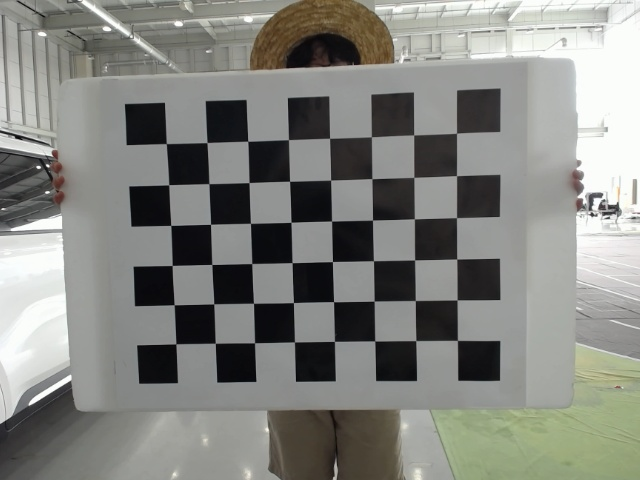
#> input picture src/checkerboard_jpg/1691135173.0809655photo.jpg, 640 x 480 px; its folder holds only this picture in this run
$ python cam_cali.py
#> lines starting #> are read from the running program, lines starting #| are printed output that depends on the picture; after the words box and inside, x2 and y2 are one past the last pixel; in counts of white or black regions, pixels touching at a corner belong together; long printed decimals are rounded
#!/usr/bin/env python
# -- coding: utf-8 --

import numpy as np
import cv2
from pathlib import Path
import os
import glob


class CameraCali(object):
    def __init__(self):
        criteria = (cv2.TERM_CRITERIA_EPS +
                    cv2.TERM_CRITERIA_MAX_ITER, 30, 0.001)
        wc = 8  # the number of horizontal checkerboard patterns - 1
        hc = 6  # the number of vertical checkerboard patterns - 1
        objp = np.zeros((wc * hc, 3), np.float32)
        objp[:, :2] = np.mgrid[0:wc, 0:hc].T.reshape(-1, 2)

        objpoints = []
        imgpoints = []

        # import images in directory
        images = glob.glob(os.path.dirname(__file__) +
                           '/checkerboard_jpg/*.jpg')

        for frame in images:
            img = cv2.imread(frame)
#> img is the input picture: shape (480, 640, 3); mean B, G, R 127.9, 132.9, 131.9
            self.gray = cv2.cvtColor(
                img, cv2.COLOR_BGR2GRAY)  # change to gray scale
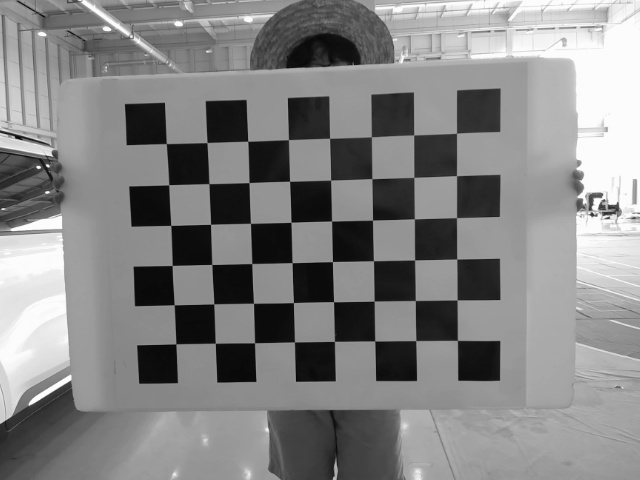
#> self.gray: shape (480, 640); min 3, max 255, mean 132

            # find the checkerboard
            ret, corners = cv2.findChessboardCorners(
                self.gray, (wc, hc), cv2.CALIB_CB_ADAPTIVE_THRESH + cv2.CALIB_CB_FAST_CHECK + cv2.CALIB_CB_NORMALIZE_IMAGE)  # 체스 보드 찾기
#> ret = True; corners = 48 rows, first 8: [166.3, 143.5], [207, 142.7], [247.8, 141.3], [288.2, 139.7], [329.6, 138.2], [371.1, 136.9], [413.9, 135.1], [456.7, 133.2]

            # if ret is False, please check your checkerboard (wc, hc)
            print(ret, end=' ')
#| True

            if ret == True:
                objpoints.append(objp)

                corners2 = cv2.cornerSubPix(
                    self.gray, corners, (10, 10), (-1, -1), criteria)
#> corners2 = 48 rows, first 8: [166.3, 143.6], [207, 142.6], [247.8, 141.3], [288.5, 139.7], [329.6, 138.3], [371.4, 136.8], [413.7, 134.9], [456.5, 133.2]
                imgpoints.append(corners2)

                # draw images using corner points
                img = cv2.drawChessboardCorners(img, (wc, hc), corners2, ret)
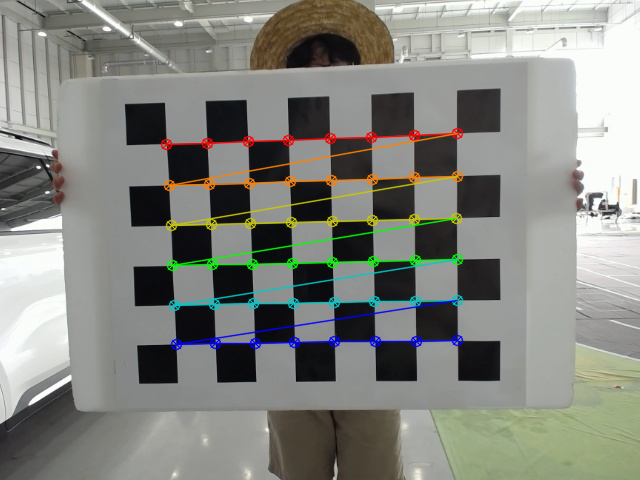
#> img: shape (480, 640, 3); 4.28% of pixels changed, all inside (x1, y1, x2, y2) = (160, 127, 464, 351)
                cv2.imshow('img', img)
                cv2.waitKey()

        ret, mtx, dist, rvecs, tvecs = cv2.calibrateCamera(
            objpoints, imgpoints, self.gray.shape[::-1], None, None)
#> ret = 0.15; mtx = [[91.44, 0, 372.4], [0, 89.89, 286.6], [0, 0, 1]]; dist = [[0.00422, -0.000645, 0.000716, 0.00158, 5.18e-05]]; rvecs = ([0.0128, 0.00955, -0.0186],); tvecs = ([-5.03, -3.54, 2.24],)

        # 2D-image coordination
        points_2D = np.array([
            (155, 330),
            (210, 280),
            (320, 280),
            (415, 280),
        ], dtype="double")

        # 3D-World coordinations correspond to 2D-image coordinations
        points_3D = np.array([
                            (-1.0732, -0.17268, 0),
                            (-1.6316, -0.17515, 0),
                            (-1.6426, 0.39314, 0),
                            (-1.6522, 0.68096, 0)
        ], dtype="double")

        self.cameraMatrix = mtx
#> self.cameraMatrix = [[91.44, 0, 372.4], [0, 89.89, 286.6], [0, 0, 1]]

        # distortion coeffiecient in camera matrix
        self.dist_coeffs = np.array([0, 0, 0, 0, 0])

        # using solvePnP to calculate R, t
        retval, rvec, tvec = cv2.solvePnP(points_3D, points_2D, self.cameraMatrix,
                                          self.dist_coeffs, rvec=None, tvec=None, useExtrinsicGuess=None, flags=None)
#> retval = True; rvec = [1.6, 0.391, -0.407]; tvec = [1.1, -0.0202, -0.4]

        self.rvec, _ = cv2.Rodrigues(rvec)
#> self.rvec = [[0.875, 0.483, -0.0255], [0.00554, -0.0628, -0.998], [-0.483, 0.874, -0.0577]]
        self.tvec = tvec
#> self.tvec = [1.1, -0.0202, -0.4]

        # express homogeneous coordinate
        self.intrisic = np.append(self.cameraMatrix, [[0, 0, 0]], axis=0)
#> self.intrisic = [[91.44, 0, 372.4], [0, 89.89, 286.6], [0, 0, 1], [0, 0, 0]]
        self.intrisic = np.append(self.intrisic, [[0], [0], [0], [1]], axis=1)
#> self.intrisic = [[91.44, 0, 372.4, 0], [0, 89.89, 286.6, 0], [0, 0, 1, 0], [0, 0, 0, 1]]

        # intrinsic parameter
        self.intrinsic = self.intrisic
#> self.intrinsic has the same summary as self.intrisic
        # extrinic parameter
        extrinsic = np.append(self.rvec, self.tvec,
                              axis=1)
#> extrinsic = [[0.875, 0.483, -0.0255, 1.1], [0.00554, -0.0628, -0.998, -0.0202], [-0.483, 0.874, -0.0577, -0.4]]
        self.extrinsic = np.append(extrinsic, [[0, 0, 0, 1]], axis=0)
#> self.extrinsic = [[0.875, 0.483, -0.0255, 1.1], [0.00554, -0.0628, -0.998, -0.0202], [-0.483, 0.874, -0.0577, -0.4], [0, 0, 0, 1]]

        print()
        print("intrinsic: ", end='\n')
        print(self.intrinsic)
#| [[ 91.445   0.         372.447   0.        ]
#|  [  0.          89.886 286.580   0.        ]
#|  [  0.           0.           1.           0.        ]
#|  [  0.           0.           0.           1.        ]]
        print("extrinsic: ", end='\n')
        print(self.extrinsic)
#| [[ 0.8754  0.4827 -0.02553  1.098]
#|  [ 0.005543 -0.06284 -0.998 -0.0202]
#|  [-0.4834  0.8735 -0.05768 -0.3996]
#|  [ 0.          0.          0.          1.        ]]
        print("R:", end='\n')
        print(self.rvec)
#| [[ 0.8754  0.4827 -0.02553]
#|  [ 0.005543 -0.06284 -0.998]
#|  [-0.4834  0.8735 -0.05768]]
        print("t:", end='\n')
        print(self.tvec)
#| [[ 1.098]
#|  [-0.0202]
#|  [-0.3996]]


if __name__ == '__main__':
    cam_cali = CameraCali()

$ run again, on src/checkerboard_jpg/1707811260.7841427photo.jpg
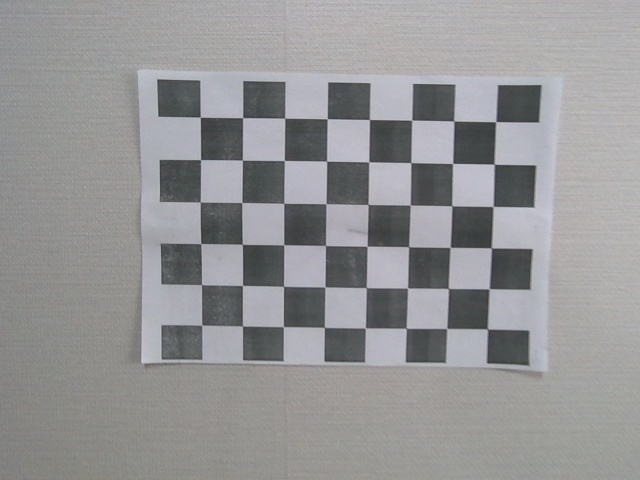
#> input picture src/checkerboard_jpg/1707811260.7841427photo.jpg, 640 x 480 px
#> in __init__, img is the input picture: shape (480, 640, 3); mean B, G, R 149.6, 148.6, 148.7
#> in __init__, `ret, corners = cv2.findChessboardCorners( self.gray, (wc, hc), cv2.CAL..`: ret = True; corners = 48 rows, first 8: [200.3, 117.2], [242.7, 117.7], [284.6, 118.1], [327.3, 118.8], [369.5, 119.5], [411.7, 120.2], [453.9, 121], [495.8, 121.6]
#| True
#> corners2 = 48 rows, first 8: [200.3, 117.2], [242.6, 117.7], [284.7, 118.2], [327.2, 118.7], [369.4, 119.5], [411.7, 120.2], [453.8, 121], [495.7, 121.7]
#> in __init__, `img = cv2.drawChessboardCorners(img, (wc, hc), corners2, ret)`:
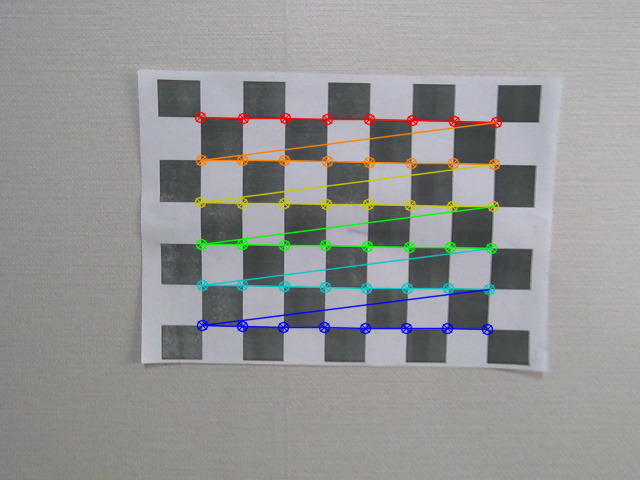
#> img: shape (480, 640, 3); 4.34% of pixels changed, all inside (x1, y1, x2, y2) = (194, 111, 503, 336)
#> in __init__, `ret, mtx, dist, rvecs, tvecs = cv2.calibrateCamera( objpoints, imgpoin..`: ret = 0.194; mtx = [[719.5, 0, 332.1], [0, 723.7, 227.8], [0, 0, 1]]; dist = [[-0.388, 5, -0.00222, -0.00198, -28.8]]; rvecs = ([0.112, 0.00344, 0.0146],); tvecs = ([-3.11, -2.6, 16.86],)
#> self.cameraMatrix = [[719.5, 0, 332.1], [0, 723.7, 227.8], [0, 0, 1]]
#> retval = True; rvec = [1.33, 1.53, -1.24]; tvec = [-0.67, 0.638, 1.54]
#> self.rvec = [[-0.182, 0.982, -0.0552], [0.253, -0.00737, -0.967], [-0.95, -0.19, -0.247]]
#> self.tvec = [-0.67, 0.638, 1.54]
#> in __init__, `self.intrisic = np.append(self.cameraMatrix, [[0, 0, 0]], axis=0)`: self.intrisic = [[719.5, 0, 332.1], [0, 723.7, 227.8], [0, 0, 1], [0, 0, 0]]
#> in __init__, `self.intrisic = np.append(self.intrisic, [[0], [0], [0], [1]], axis=1)`: self.intrisic = [[719.5, 0, 332.1, 0], [0, 723.7, 227.8, 0], [0, 0, 1, 0], [0, 0, 0, 1]]
#> self.intrinsic has the same summary as self.intrisic
#> extrinsic = [[-0.182, 0.982, -0.0552, -0.67], [0.253, -0.00737, -0.967, 0.638], [-0.95, -0.19, -0.247, 1.54]]
#> self.extrinsic = [[-0.182, 0.982, -0.0552, -0.67], [0.253, -0.00737, -0.967, 0.638], [-0.95, -0.19, -0.247, 1.54], [0, 0, 0, 1]]
#| [[719.530   0.         332.059   0.        ]
#|  [  0.         723.706 227.798   0.        ]
#|  [  0.           0.           1.           0.        ]
#|  [  0.           0.           0.           1.        ]]
#| [[-0.182  0.9817 -0.05516 -0.6695]
#|  [ 0.2534 -0.007373 -0.9673  0.6377]
#|  [-0.9501 -0.19  -0.2474  1.542]
#|  [ 0.          0.          0.          1.        ]]
#| [[-0.182  0.9817 -0.05516]
#|  [ 0.2534 -0.007373 -0.9673]
#|  [-0.9501 -0.19  -0.2474]]
#| [[-0.6695]
#|  [ 0.6377]
#|  [ 1.542]]

$ run again, on src/checkerboard_jpg/1707811261.184228photo.jpg
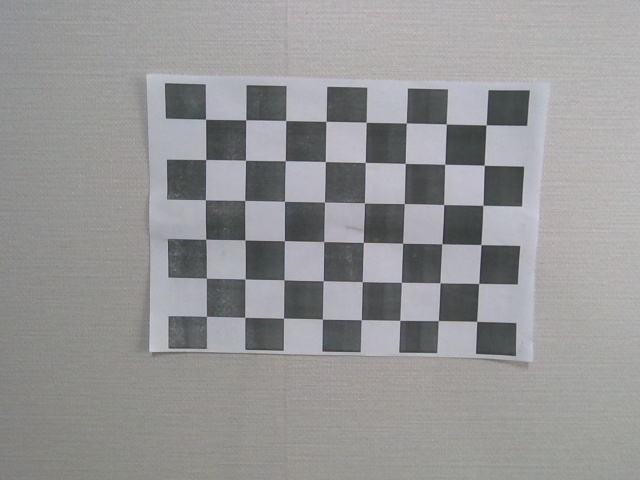
#> input picture src/checkerboard_jpg/1707811261.184228photo.jpg, 640 x 480 px
#> in __init__, img is the input picture: shape (480, 640, 3); mean B, G, R 150.3, 149.7, 150
#> in __init__, `ret, corners = cv2.findChessboardCorners( self.gray, (wc, hc), cv2.CAL..`: ret = True; corners = 48 rows, first 8: [205.6, 119.2], [245.8, 119.8], [285.7, 120.6], [325.9, 121.3], [366.2, 122.3], [406.3, 123], [446.3, 123.9], [486.2, 124.8]
#| True
#> corners2 = 48 rows, first 8: [205.6, 119.3], [245.7, 119.8], [285.7, 120.5], [326, 121.4], [366.2, 122.3], [406.3, 123], [446.3, 123.9], [486.1, 124.8]
#> in __init__, `img = cv2.drawChessboardCorners(img, (wc, hc), corners2, ret)`:
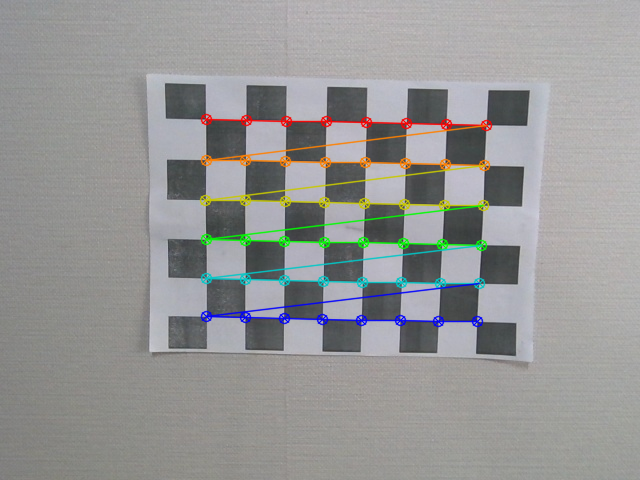
#> img: shape (480, 640, 3); 4.16% of pixels changed, all inside (x1, y1, x2, y2) = (199, 113, 493, 328)
#> in __init__, `ret, mtx, dist, rvecs, tvecs = cv2.calibrateCamera( objpoints, imgpoin..`: ret = 0.19; mtx = [[909, 0, 325.3], [0, 919.9, 234.9], [0, 0, 1]]; dist = [[-0.505, 7.33, -0.00361, -0.00205, -45.34]]; rvecs = ([0.17, 0.00694, 0.0191],); tvecs = ([-2.98, -2.85, 22.46],)
#> self.cameraMatrix = [[909, 0, 325.3], [0, 919.9, 234.9], [0, 0, 1]]
#> retval = True; rvec = [1.33, 1.59, -1.27]; tvec = [-0.72, 0.655, 2.34]
#> self.rvec = [[-0.232, 0.97, -0.0742], [0.285, -0.00524, -0.959], [-0.93, -0.243, -0.275]]
#> self.tvec = [-0.72, 0.655, 2.34]
#> in __init__, `self.intrisic = np.append(self.cameraMatrix, [[0, 0, 0]], axis=0)`: self.intrisic = [[909, 0, 325.3], [0, 919.9, 234.9], [0, 0, 1], [0, 0, 0]]
#> in __init__, `self.intrisic = np.append(self.intrisic, [[0], [0], [0], [1]], axis=1)`: self.intrisic = [[909, 0, 325.3, 0], [0, 919.9, 234.9, 0], [0, 0, 1, 0], [0, 0, 0, 1]]
#> self.intrinsic has the same summary as self.intrisic
#> extrinsic = [[-0.232, 0.97, -0.0742, -0.72], [0.285, -0.00524, -0.959, 0.655], [-0.93, -0.243, -0.275, 2.34]]
#> self.extrinsic = [[-0.232, 0.97, -0.0742, -0.72], [0.285, -0.00524, -0.959, 0.655], [-0.93, -0.243, -0.275, 2.34], [0, 0, 0, 1]]
#| [[909.010   0.         325.262   0.        ]
#|  [  0.         919.875 234.945   0.        ]
#|  [  0.           0.           1.           0.        ]
#|  [  0.           0.           0.           1.        ]]
#| [[-0.2319  0.9699 -0.07415 -0.7195]
#|  [ 0.2846  -0.005238 -0.9586  0.6546]
#|  [-0.9302 -0.2435 -0.2748  2.342]
#|  [ 0.          0.          0.          1.        ]]
#| [[-0.2319  0.9699 -0.07415]
#|  [ 0.2846  -0.005238 -0.9586]
#|  [-0.9302 -0.2435 -0.2748]]
#| [[-0.7195]
#|  [ 0.6546]
#|  [ 2.342]]

$ run again, on src/checkerboard_jpg/1707811258.7500498photo.jpg
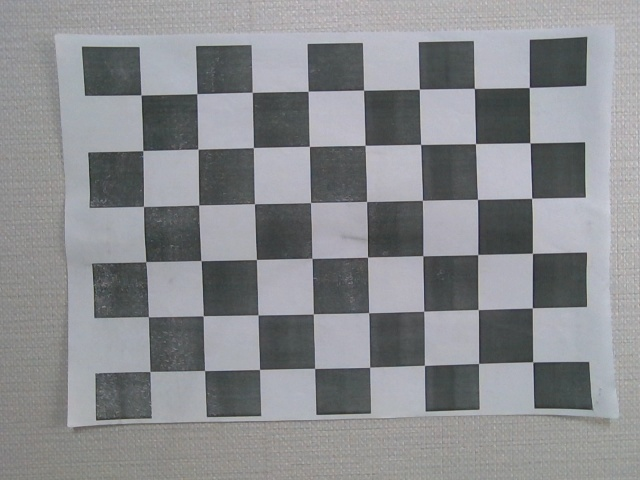
#> input picture src/checkerboard_jpg/1707811258.7500498photo.jpg, 640 x 480 px
#> in __init__, img is the input picture: shape (480, 640, 3); mean B, G, R 142.3, 139.2, 137.6
#> in __init__, `ret, corners = cv2.findChessboardCorners( self.gray, (wc, hc), cv2.CAL..`: ret = True; corners = 48 rows, first 8: [141, 94.91], [196.7, 93.59], [252.3, 92.4], [308.1, 91.3], [363.7, 90.15], [419.4, 89.2], [474.2, 88.36], [529.2, 87.42]
#| True
#> corners2 = 48 rows, first 8: [141.1, 94.95], [196.8, 93.64], [252.3, 92.32], [308.1, 91.24], [363.6, 90.17], [419.3, 89.2], [474.3, 88.39], [529.3, 87.46]
#> in __init__, `img = cv2.drawChessboardCorners(img, (wc, hc), corners2, ret)`:
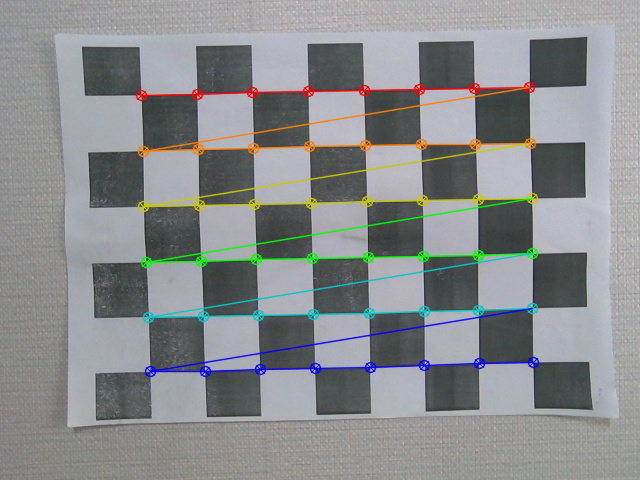
#> img: shape (480, 640, 3); 5.4% of pixels changed, all inside (x1, y1, x2, y2) = (135, 81, 540, 378)
#> in __init__, `ret, mtx, dist, rvecs, tvecs = cv2.calibrateCamera( objpoints, imgpoin..`: ret = 0.309; mtx = [[637.1, 0, 349.4], [0, 637.1, 243.1], [0, 0, 1]]; dist = [[-0.214, 1.04, -0.00234, -0.00294, -2.13]]; rvecs = ([0.0292, -0.00899, -0.0219],); tvecs = ([-3.74, -2.66, 11.29],)
#> self.cameraMatrix = [[637.1, 0, 349.4], [0, 637.1, 243.1], [0, 0, 1]]
#> retval = True; rvec = [1.35, 1.49, -1.19]; tvec = [-0.657, 0.586, 1.19]
#> self.rvec = [[-0.128, 0.991, -0.0367], [0.261, -0.00193, -0.965], [-0.957, -0.134, -0.258]]
#> self.tvec = [-0.657, 0.586, 1.19]
#> in __init__, `self.intrisic = np.append(self.cameraMatrix, [[0, 0, 0]], axis=0)`: self.intrisic = [[637.1, 0, 349.4], [0, 637.1, 243.1], [0, 0, 1], [0, 0, 0]]
#> in __init__, `self.intrisic = np.append(self.intrisic, [[0], [0], [0], [1]], axis=1)`: self.intrisic = [[637.1, 0, 349.4, 0], [0, 637.1, 243.1, 0], [0, 0, 1, 0], [0, 0, 0, 1]]
#> self.intrinsic has the same summary as self.intrisic
#> extrinsic = [[-0.128, 0.991, -0.0367, -0.657], [0.261, -0.00193, -0.965, 0.586], [-0.957, -0.134, -0.258, 1.19]]
#> self.extrinsic = [[-0.128, 0.991, -0.0367, -0.657], [0.261, -0.00193, -0.965, 0.586], [-0.957, -0.134, -0.258, 1.19], [0, 0, 0, 1]]
#| [[637.085    0.         349.406   0.        ]
#|  [  0.         637.104 243.078   0.        ]
#|  [  0.           0.           1.           0.        ]
#|  [  0.           0.           0.           1.        ]]
#| [[-0.1284  0.991 -0.03667 -0.6572]
#|  [ 0.2608 -0.001928 -0.9654  0.5864]
#|  [-0.9568 -0.1336 -0.2582  1.194]
#|  [ 0.          0.          0.          1.        ]]
#| [[-0.1284  0.991 -0.03667]
#|  [ 0.2608 -0.001928 -0.9654]
#|  [-0.9568 -0.1336 -0.2582]]
#| [[-0.6572]
#|  [ 0.5864]
#|  [ 1.194]]
